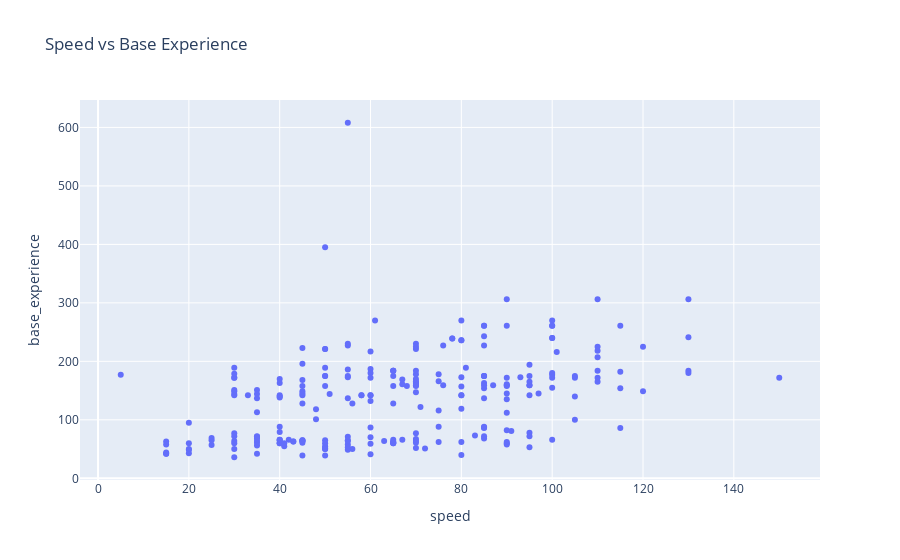

The notebook cell saved with this chart:
### Code cell
fig = px.scatter(
    df,
    x="speed",
    y="base_experience",
    hover_name="name",
    title="Speed vs Base Experience"
)
fig.show()

### Figure 1 — Plotly figure (JSON) as saved in the notebook; plotly's stock layout.template omitted (floating-point values rounded to 4 significant figures; data arrays with more than 128 entries replaced by an {"elided": "..."} marker saying what was removed)
{"data": [{"hovertemplate": "<b>%{hovertext}</b><br><br>speed=%{x}<br>base_experience=%{y}<extra></extra>", "hovertext": {"elided": "250 str values"}, "legendgroup": "", "marker": {"color": "#636efa", "symbol": "circle"}, "mode": "markers", "name": "", "orientation": "v", "showlegend": false, "type": "scatter", "x": {"elided": "250 int values"}, "xaxis": "x", "y": {"elided": "250 int values"}, "yaxis": "y"}], "layout": {"legend": {"tracegroupgap": 0}, "title": {"text": "Speed vs Base Experience"}, "xaxis": {"anchor": "y", "domain": [0, 1], "title": {"text": "speed"}}, "yaxis": {"anchor": "x", "domain": [0, 1], "title": {"text": "base_experience"}}}}
